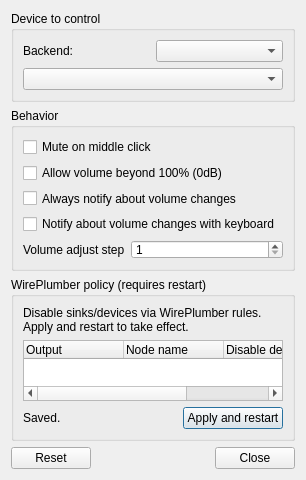
<?xml version="1.0" encoding="UTF-8"?>
<ui version="4.0">
 <class>OneG4VolumeConfiguration</class>
 <widget class="QDialog" name="OneG4VolumeConfiguration">
  <property name="geometry">
   <rect>
    <x>0</x>
    <y>0</y>
    <width>306</width>
   <height>407</height>
  </rect>
 </property>
  <property name="windowTitle">
   <string>Volume Control Settings</string>
  </property>
  <layout class="QVBoxLayout" name="verticalLayout">
   <item>
    <widget class="QGroupBox" name="groupBox">
     <property name="title">
      <string>Device to control</string>
     </property>
     <layout class="QVBoxLayout" name="verticalLayout_2">
      <item>
       <layout class="QHBoxLayout" name="horizontalLayout_2">
        <item>
         <widget class="QLabel" name="audioBackendLabel">
          <property name="text">
           <string>Backend:</string>
          </property>
         </widget>
        </item>
        <item>
         <widget class="QComboBox" name="audioBackendCombo"/>
        </item>
       </layout>
      </item>
      <item>
       <widget class="QComboBox" name="devAddedCombo"/>
      </item>
     </layout>
    </widget>
   </item>
   <item>
   <widget class="QGroupBox" name="groupBox_2">
     <property name="title">
      <string>Behavior</string>
     </property>
     <layout class="QVBoxLayout" name="verticalLayout_3">
      <item>
       <widget class="QCheckBox" name="muteOnMiddleClickCheckBox">
        <property name="text">
         <string>Mute on middle click</string>
        </property>
       </widget>
      </item>
      <item>
       <widget class="QCheckBox" name="ignoreMaxVolumeCheckBox">
        <property name="text">
         <string>Allow volume beyond 100% (0dB)</string>
        </property>
       </widget>
      </item>
      <item>
       <widget class="QCheckBox" name="alwaysShowNotificationsCheckBox">
        <property name="text">
         <string>Always notify about volume changes</string>
        </property>
       </widget>
      </item>
      <item>
       <widget class="QCheckBox" name="showKeyboardNotificationsCheckBox">
        <property name="text">
         <string>Notify about volume changes with keyboard</string>
        </property>
       </widget>
      </item>
      <item>
       <layout class="QHBoxLayout" name="horizontalLayout">
        <item>
         <widget class="QLabel" name="label">
          <property name="sizePolicy">
           <sizepolicy hsizetype="Maximum" vsizetype="Preferred">
            <horstretch>0</horstretch>
            <verstretch>0</verstretch>
           </sizepolicy>
          </property>
          <property name="text">
           <string>Volume adjust step</string>
          </property>
         </widget>
        </item>
        <item>
         <widget class="QSpinBox" name="stepSpinBox">
          <property name="minimum">
           <number>1</number>
          </property>
         </widget>
        </item>
       </layout>
      </item>
    </layout>
   </widget>
  </item>
   <item>
    <widget class="QGroupBox" name="policyGroupBox">
     <property name="title">
      <string>WirePlumber policy (requires restart)</string>
     </property>
     <layout class="QVBoxLayout" name="verticalLayout_4">
      <item>
       <widget class="QLabel" name="policyHintLabel">
        <property name="wordWrap">
         <bool>true</bool>
        </property>
        <property name="text">
         <string>Disable sinks/devices via WirePlumber rules. Apply and restart to take effect.</string>
        </property>
       </widget>
      </item>
      <item>
       <widget class="QTreeWidget" name="policyTree">
        <column>
         <property name="text">
          <string>Output</string>
         </property>
        </column>
        <column>
         <property name="text">
          <string>Node name</string>
         </property>
        </column>
        <column>
         <property name="text">
          <string>Disable device</string>
         </property>
        </column>
        <column>
         <property name="text">
          <string>Disable node</string>
         </property>
        </column>
       </widget>
      </item>
      <item>
       <layout class="QHBoxLayout" name="horizontalLayout_3">
        <item>
         <widget class="QLabel" name="policyStatusLabel">
          <property name="text">
           <string>Saved.</string>
          </property>
         </widget>
        </item>
        <item>
         <spacer name="horizontalSpacer">
          <property name="orientation">
           <enum>Qt::Horizontal</enum>
          </property>
          <property name="sizeHint" stdset="0">
           <size>
            <width>40</width>
            <height>20</height>
           </size>
          </property>
         </spacer>
        </item>
        <item>
         <widget class="QPushButton" name="applyPolicyButton">
          <property name="text">
           <string>Apply and restart</string>
          </property>
         </widget>
        </item>
       </layout>
      </item>
     </layout>
    </widget>
   </item>
   <item>
    <widget class="QDialogButtonBox" name="buttons">
     <property name="orientation">
      <enum>Qt::Horizontal</enum>
     </property>
     <property name="standardButtons">
      <set>QDialogButtonBox::Close|QDialogButtonBox::Reset</set>
     </property>
    </widget>
   </item>
  </layout>
 </widget>
 <resources/>
 <connections>
  <connection>
   <sender>buttons</sender>
   <signal>accepted()</signal>
   <receiver>OneG4VolumeConfiguration</receiver>
   <slot>accept()</slot>
   <hints>
    <hint type="sourcelabel">
     <x>248</x>
     <y>254</y>
    </hint>
    <hint type="destinationlabel">
     <x>157</x>
     <y>274</y>
    </hint>
   </hints>
  </connection>
  <connection>
   <sender>buttons</sender>
   <signal>rejected()</signal>
   <receiver>OneG4VolumeConfiguration</receiver>
   <slot>reject()</slot>
   <hints>
    <hint type="sourcelabel">
     <x>316</x>
     <y>260</y>
    </hint>
    <hint type="destinationlabel">
     <x>286</x>
     <y>274</y>
    </hint>
   </hints>
  </connection>
 </connections>
</ui>
